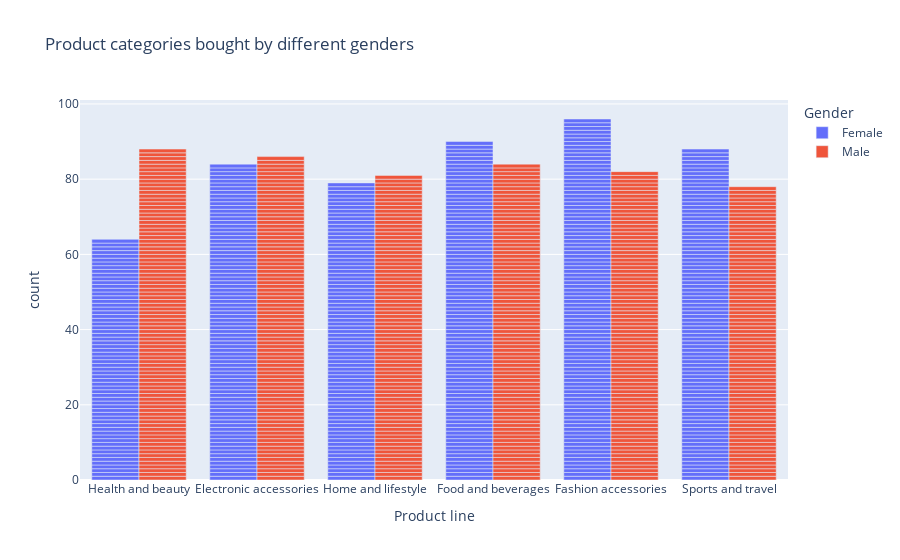

Notebook code for this chart:
### Markdown cell above
### 7. What type of product do people buy (based on gender)

### Code cell
fig = px.bar(df, x="Product line", color="Gender",barmode='group', title="Product categories bought by different genders")
fig.show()

### Figure 1 — Plotly figure (JSON) as saved in the notebook; plotly's stock layout.template omitted (floating-point values rounded to 4 significant figures; data arrays with more than 128 entries replaced by an {"elided": "..."} marker saying what was removed)
{"data": [{"alignmentgroup": "True", "hovertemplate": "Gender=Female<br>Product line=%{x}<br>count=%{y}<extra></extra>", "legendgroup": "Female", "marker": {"color": "#636efa", "pattern": {"shape": ""}}, "name": "Female", "offsetgroup": "Female", "orientation": "v", "showlegend": true, "textposition": "auto", "type": "bar", "x": {"elided": "501 str values"}, "xaxis": "x", "y": {"elided": "501 int values"}, "yaxis": "y"}, {"alignmentgroup": "True", "hovertemplate": "Gender=Male<br>Product line=%{x}<br>count=%{y}<extra></extra>", "legendgroup": "Male", "marker": {"color": "#EF553B", "pattern": {"shape": ""}}, "name": "Male", "offsetgroup": "Male", "orientation": "v", "showlegend": true, "textposition": "auto", "type": "bar", "x": {"elided": "499 str values"}, "xaxis": "x", "y": {"elided": "499 int values"}, "yaxis": "y"}], "layout": {"autosize": true, "barmode": "group", "legend": {"title": {"text": "Gender"}, "tracegroupgap": 0}, "title": {"text": "Product categories bought by different genders"}, "xaxis": {"anchor": "y", "autorange": true, "domain": [0, 1], "range": [-0.5, 5.5], "title": {"text": "Product line"}, "type": "category"}, "yaxis": {"anchor": "x", "autorange": true, "domain": [0, 1], "range": [0, 101.1], "title": {"text": "count"}, "type": "linear"}}}
